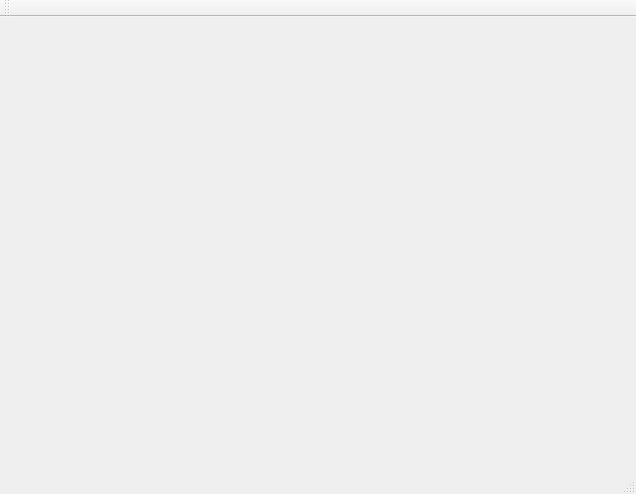
<?xml version="1.0" encoding="UTF-8"?>
<ui version="4.0">
 <class>MainWindow</class>
 <widget class="QMainWindow" name="MainWindow">
  <property name="geometry">
   <rect>
    <x>0</x>
    <y>0</y>
    <width>636</width>
    <height>494</height>
   </rect>
  </property>
  <property name="windowTitle">
   <string>MainWindow</string>
  </property>
  <widget class="QWidget" name="centralWidget"/>
  <widget class="QMenuBar" name="menuBar">
   <property name="geometry">
    <rect>
     <x>0</x>
     <y>0</y>
     <width>636</width>
     <height>21</height>
    </rect>
   </property>
  </widget>
  <widget class="QToolBar" name="mainToolBar">
   <attribute name="toolBarArea">
    <enum>TopToolBarArea</enum>
   </attribute>
   <attribute name="toolBarBreak">
    <bool>false</bool>
   </attribute>
  </widget>
  <widget class="QStatusBar" name="statusBar"/>
 </widget>
 <layoutdefault spacing="6" margin="11"/>
 <resources/>
 <connections/>
</ui>
